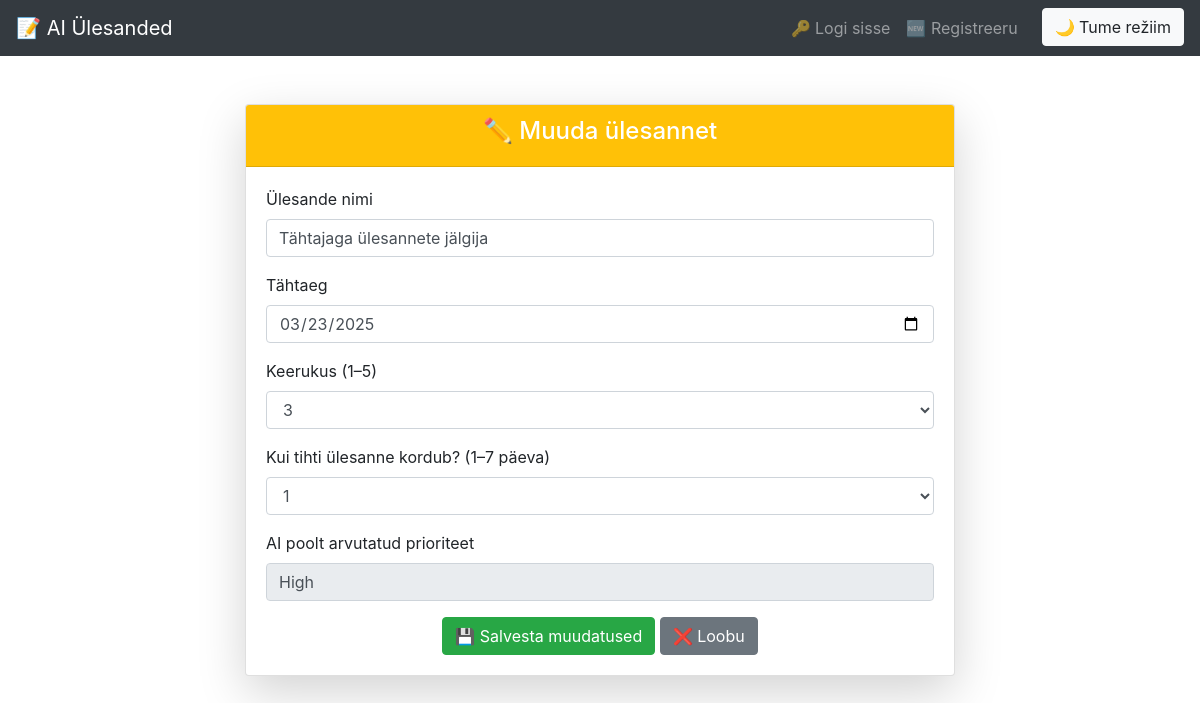
Page /edit/1/ on the committed database.
### tasks/models.py (models this page shows, shortened)
class Task(models.Model):
    PRIORITY_CHOICES = [
        ('Low', 'Madal'),
        ('Medium', 'Keskmine'),
        ('High', 'Kõrge'),
    ]
    user = models.ForeignKey(User, on_delete=models.CASCADE)
    title = models.CharField(max_length=255)
    description = models.TextField(blank=True, null=True)
    due_date = models.DateField()
    complexity = models.IntegerField(default=1)  # 1-5 skaalal
    frequency = models.IntegerField(default=1)  # Kui tihti ülesanne esineb (1-7 päeva)
    priority = models.CharField(max_length=10, choices=PRIORITY_CHOICES, default='Medium')
    created_at = models.DateTimeField(auto_now_add=True)

### tasks/views.py (the view, shortened to what this page needs)
# urls.py: path('edit/<int:task_id>/', edit_task, name='edit_task'),  # Lisa edit_task URL
def edit_task(request, task_id):
    task = get_object_or_404(Task, id=task_id)
    return render(request, 'tasks/edit_task.html', {'task': task})

### tasks/templates/tasks/edit_task.html (shortened to what this page needs)
{% extends 'tasks/base.html' %}
{% block content %}
<div class="container mt-5">
    <div class="row justify-content-center">
        <div class="col-md-8">
            <div class="card shadow-lg">
                <div class="card-header bg-warning text-white text-center">
                    <h4>✏️ Muuda ülesannet</h4>
                </div>
                <div class="card-body">
                    <form method="POST">
                        <div class="form-group">
                            <label for="title">Ülesande nimi</label>
                            <input type="text" class="form-control" id="title" name="title" required value="{{ task.title }}">
                        </div>
                        <div class="form-group">
                            <label for="due_date">Tähtaeg</label>
                            <input type="date" class="form-control" id="due_date" name="due_date" required value="{{ task.due_date|date:'Y-m-d' }}">
                        </div>
                        <div class="form-group">
                            <label for="complexity">Keerukus (1–5)</label>
                            <select class="form-control" id="complexity" name="complexity" required>
                                {% for i in "12345" %}
                                    <option value="{{ i }}" {% if task.complexity == i|add:"0" %}selected{% endif %}>{{ i }}</option>
                                {% endfor %}
                            </select>
                        </div>
                        <div class="form-group">
                            <label for="frequency">Kui tihti ülesanne kordub? (1–7 päeva)</label>
                            <select class="form-control" id="frequency" name="frequency" required>
                                {% for i in "1234567" %}
                                    <option value="{{ i }}" {% if task.frequency == i|add:"0" %}selected{% endif %}>{{ i }}</option>
                                {% endfor %}
                            </select>
                        </div>
                        <div class="form-group">
                            <label for="priority">AI poolt arvutatud prioriteet</label>
                            <input type="text" class="form-control" id="priority" name="priority" readonly value="{{ task.priority }}">
                        </div>
                        <div class="text-center">
                            <button type="submit" class="btn btn-success">💾 Salvesta muudatused</button>
                            <a href="{% url 'task_list' %}" class="btn btn-secondary">❌ Loobu</a>
                        </div>
                    </form>
                </div>
            </div>
        </div>
    </div>
</div>
{% endblock %}

### tasks/templates/tasks/base.html (style rules this page uses)
body { transition: background 0.3s, color 0.3s; }

### rows in the picture
Task: title "Tähtajaga ülesannete jälgija", due_date "03/23/2025", complexity "3", frequency "1", priority "High"
